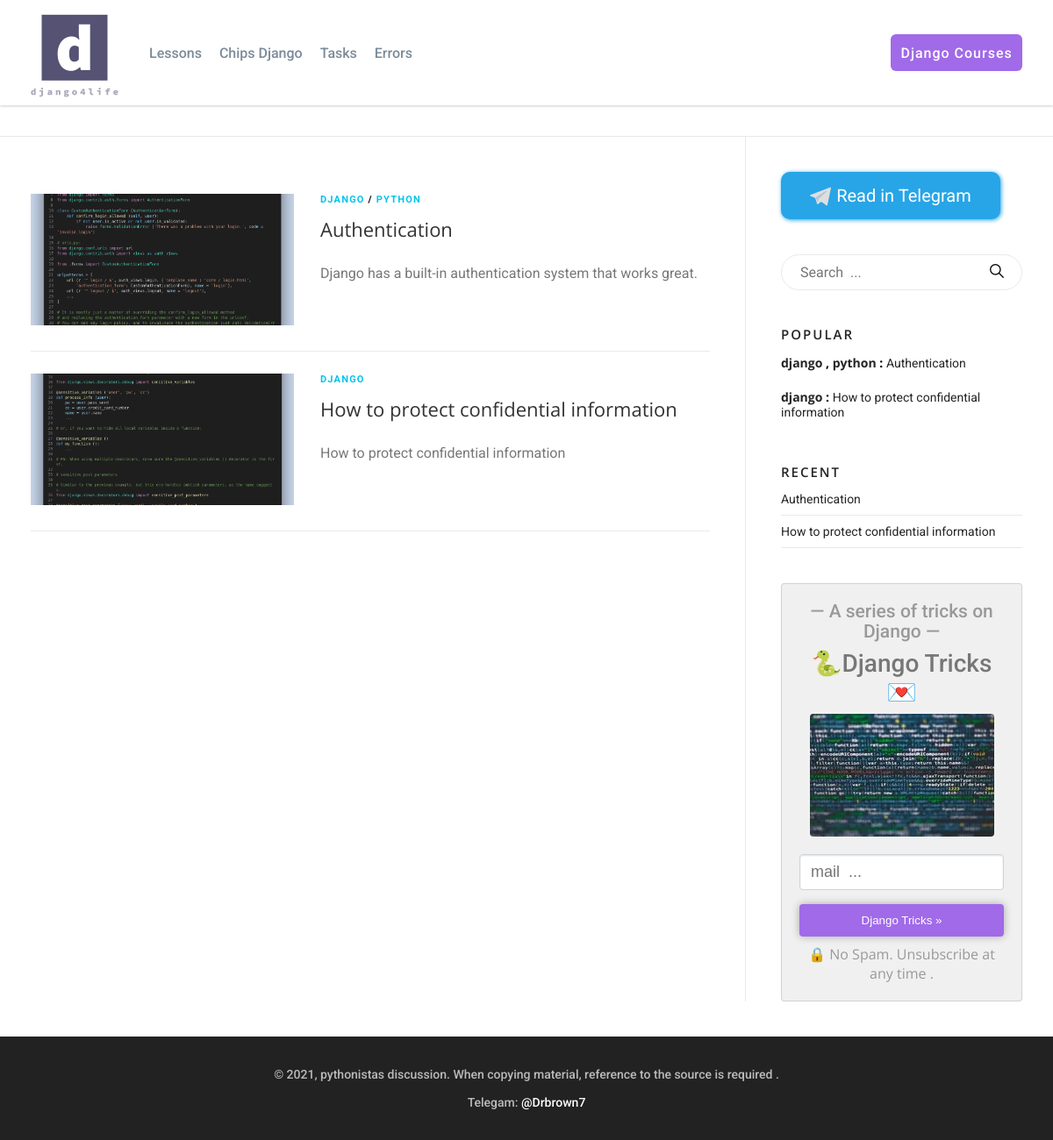
The page / on the database its author committed.
### core/models.py (models this page shows, shortened)
class Article(models.Model):
    date_published = models.DateField(auto_now_add=True)
    title = models.CharField(max_length=100)
    short_description = models.CharField(max_length=150)
    description = RichTextField()
    image = models.FileField(null=True, blank=True,
                             upload_to=get_article_image_folder)
    tags = models.ManyToManyField(Tag)
    views = models.IntegerField(default=0)

class Tag(models.Model):
    title = models.CharField(max_length=40, null=True)
    def __str__(self):
        return self.title

### core/views.py (the view)
# urls.py: path('', views.home, name="home"),
def home(request):
    articles = Article.objects.all().order_by('-date_published')
    data = common_data(request, articles)
    last_articles = data['last_articles']
    popular_articles = data['popular_articles']
    filter = filter_articles(request, articles)
    articles_filter = filter['articles_filter']
    articles = filter['articles']
    paginator = obj_paginator(request, articles)
    page_obj = paginator['page_obj']
    template = render_to_string('core/email.html')
    if request.method == 'POST':
        if 'email' in request.POST:
            email_form = GetEmailForm(request.POST)
            if email_form.is_valid():
                user_eamil = email_form.cleaned_data['email']
                email = EmailMessage(
                    'Фишки Django',
                    template,
                    settings.EMAIL_HOST_USER,
                    [user_eamil]
                )
                email.fail_silently = False
                email.content_subtype = 'html'
                email.send()
                return redirect('email_sent')
    else:
        email_form = GetEmailForm()
    context = {
        'articles': articles,
        'last_articles': last_articles,
        'popular_articles': popular_articles,
        'page_obj': page_obj,
        'articles_filter': articles_filter,
        'email_form': email_form
    }
    return render(request, 'core/home.html', context)

### core/forms.py
class GetEmailForm(forms.ModelForm):
    email = forms.EmailField(label=False, widget=forms.EmailInput(
        attrs={'placeholder': 'mail  ...', 'class': 'tricks-sidebar__mail'}))
    class Meta:
        model = User
        fields = ['email']

### core/utils.py (called while the page is built)
def common_data(request, queryset):
    data = {}
    data['last_articles'] = queryset.order_by('-date_published')[:3]
    data['popular_articles'] = queryset.annotate(
        Views=Sum('views')).order_by('-Views')[:3]
    return data

def filter_articles(request, queryset):
    data = {}
    articles_filter = ArticleFilter(request.GET, queryset=queryset)
    articles = articles_filter.qs
    data['articles_filter'] = articles_filter
    data['articles'] = articles
    return data

def obj_paginator(request, queryset):
    data = {}
    paginator = Paginator(queryset, 10)
    page_number = request.GET.get('page')
    page_obj = paginator.get_page(page_number)
    data['page_obj'] = page_obj
    return data

### core/templates/core/email.html (shortened to what this page needs)
{% load static %}

### core/templates/core/home.html (shortened to what this page needs)
{% extends 'core/base.html' %}
{% load static %}
{% block content %}
<div class="wrapper">
  <div class="content">
    {% for article in page_obj %}
    <div class="article">
      {% if article.image %}
      <a href="{% url 'article' article.title %}" class="article__img">
        <img src="{% static 'images/' request.user.id %}/{{ article.image }}" alt="article image">
      </a>
      {% endif %}
      <div class="article__content">
        <div class="article__tags" data-tags="{{ article.id }}">
          {% for tag in article.tags.all %}
          <span class="article__tag"><a href="{% url 'tag' tag %}">{{ tag }}</a>{% if forloop.counter != article.tags.all.count %} /{% endif %}</span>
          {% endfor %}
        </div>
        <a href="{% url 'article' article.title %}" class="article__title">{{ article.title }}</a>
        <div class="article__text">{{ article.short_description }}</div>
      </div>
    </div>
    {% endfor %}
    <div class="pagination">
    </div>
  </div>
  {% include 'core/sidebar.html' %}
</div>
{% endblock %}

### core/templates/core/base.html (shortened to what this page needs)
{% load static %}
<!DOCTYPE html>
<html lang="en">
<head>
  <link rel="stylesheet" href="{% static '/css/style.css' %}">
</head>
<body>
  {% include 'core/header.html' %}
  <div class="space-from-header"></div>
  {% block content %}
  {% endblock %}
  {% include 'core/footer.html' %}
</body>
</html>

### core/templates/core/header.html (shortened to what this page needs)
{% load static %}
<header class="header">
  <div class="container">
    <div class="header__body">
      <a href="{% url 'home' %}" class="header__logo">
        <img src="{% static '/images/logo_transparent.png' %}" alt="logo" />
      </a>
      <nav class="header__menu">
        <ul class="header__list">
          <li>
            <a href="{% url 'tag' 'python' %}" class="header__link">Lessons</a>
          </li>
          <li>
            <a href="{% url 'tag' 'django' %}" class="header__link">
              Chips Django
            </a>
          </li>
          <li>
            <a href="{% url 'tag' 'Задачи' %}" class="header__link">Tasks</a>
          </li>
          <li>
            <a href="{% url 'tag' 'Ошибки' %}" class="header__link">Errors</a>
          </li>
        </ul>
      </nav>
      <a href="#" class="header__courses"><span>Django Courses</span></a>
    </div>
  </div>
</header>

### core/templates/core/sidebar.html
{% load static %}
<div class="sidebar">
  <a href="https://t.me/py_discussion" target="_blank" class="telegram-btn">
    <span class="telegram-btn__text">Read in Telegram</span>
  </a>
  <form class="sidebar__search" method="GET">
    {{ articles_filter.form.title }}
    <button type="submit">
      <img src="{% static 'images/loupe.webp' %}" alt="loup" />
    </button>
  </form>
  <div class="sidebar__articles articles-sidebar articles-sidebar__pupular">
    <div class="articles-sidebar__header">Popular</div>
    <ul class="articles-sidebar__body">
      {% for article in popular_articles %}
      <li class="articles-sidebar__title">
        <b class="articles-sidebar__tags">
          {% for tag in article.tags.all %}
          <a href="{% url 'tag' tag %}">{{ tag }}</a>
          {% if forloop.counter != article.tags.all.count %}, {% else %}:
          {% endif %} {% endfor %}
        </b>
        <a href="{% url 'article' article.title %}">{{ article.title }}</a>
      </li>
      {% endfor %}
    </ul>
  </div>
  <div class="sidebar__articles articles-sidebar articles-sidebar__recent">
    <div class="articles-sidebar__header">RECENT</div>
    <ul class="articles-sidebar__body">
      {% for article in last_articles %}
      <li class="articles-sidebar__title">
        <a href="{% url 'article' article.title %}">{{ article.title }}</a>
      </li>
      {% endfor %}
    </ul>
  </div>
  <div class="sidebar__tricks tricks-sidebar">
    <div class="tricks-sidebar__subtitle">— A series of tricks on Django —</div>
    <div class="tricks-sidebar__title">🐍Django Tricks💌</div>
    <div class="tricks-sidebar__img">
      <img src="{% static 'images/tricks-img.webp' %}" alt="tricks" />
    </div>
    <form method="POST">
      {% csrf_token %} {{ email_form }}
      <button class="tricks-sidebar__btn" type="submit">Django Tricks »</button>
    </form>
    <div class="tricks-sidebar__important">
      🔒 No Spam. Unsubscribe at any time .
    </div>
  </div>
</div>

### core/templates/core/footer.html
{% load static %}
<footer class="footer">
  <div class="footer__highlited">
    © 2021, pythonistas discussion. When copying material, reference to the source is
    required .
  </div>
  <br />
  <div class="footer__highlited">
    Telegam:
    <span>@Drbrown7</span>
  </div>
</footer>

### rows shown on the page
Article: image (picture), title "Authentication", short_description "Django has a built-in authentication system that works great."
Tag: title "DJANGO", title "django"
Tag: title "PYTHON", title "python"
Article: image (picture), title "How to protect confidential information", short_description "How to protect confidential information"
